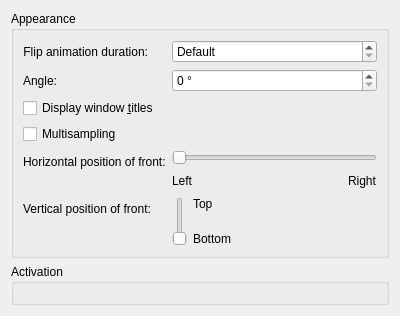
<?xml version="1.0" encoding="UTF-8"?>
<ui version="4.0">
 <class>KWin::FlipSwitchEffectConfigForm</class>
 <widget class="QWidget" name="KWin::FlipSwitchEffectConfigForm">
  <property name="geometry">
   <rect>
    <x>0</x>
    <y>0</y>
    <width>400</width>
    <height>316</height>
   </rect>
  </property>
  <layout class="QVBoxLayout">
   <item>
    <widget class="QGroupBox" name="groupBox">
     <property name="title">
      <string>Appearance</string>
     </property>
     <layout class="QFormLayout" name="formLayout">
      <item row="0" column="0">
       <widget class="QLabel" name="label_3">
        <property name="text">
         <string>Flip animation duration:</string>
        </property>
        <property name="alignment">
         <set>Qt::AlignRight|Qt::AlignTrailing|Qt::AlignVCenter</set>
        </property>
        <property name="buddy">
         <cstring>kcfg_Duration</cstring>
        </property>
       </widget>
      </item>
      <item row="0" column="1">
       <widget class="QSpinBox" name="kcfg_Duration">
        <property name="sizePolicy">
         <sizepolicy hsizetype="Expanding" vsizetype="Fixed">
          <horstretch>0</horstretch>
          <verstretch>0</verstretch>
         </sizepolicy>
        </property>
        <property name="specialValueText">
         <string comment="Duration of flip animation">Default</string>
        </property>
        <property name="maximum">
         <number>5000</number>
        </property>
        <property name="singleStep">
         <number>10</number>
        </property>
       </widget>
      </item>
      <item row="1" column="0">
       <widget class="QLabel" name="label">
        <property name="text">
         <string>Angle:</string>
        </property>
        <property name="buddy">
         <cstring>kcfg_Angle</cstring>
        </property>
       </widget>
      </item>
      <item row="1" column="1">
       <widget class="QSpinBox" name="kcfg_Angle">
        <property name="sizePolicy">
         <sizepolicy hsizetype="Expanding" vsizetype="Fixed">
          <horstretch>0</horstretch>
          <verstretch>0</verstretch>
         </sizepolicy>
        </property>
        <property name="suffix">
         <string> °</string>
        </property>
        <property name="maximum">
         <number>360</number>
        </property>
       </widget>
      </item>
      <item row="2" column="0" colspan="2">
       <widget class="QCheckBox" name="kcfg_WindowTitle">
        <property name="text">
         <string>Display window &amp;titles</string>
        </property>
        <property name="shortcut">
         <string/>
        </property>
       </widget>
      </item>
      <item row="3" column="0" colspan="2">
       <widget class="QCheckBox" name="kcfg_Multisampling">
        <property name="text">
         <string>Multisampling</string>
        </property>
       </widget>
      </item>
      <item row="4" column="0">
       <widget class="QLabel" name="label_2">
        <property name="text">
         <string>Horizontal position of front:</string>
        </property>
        <property name="buddy">
         <cstring>kcfg_XPosition</cstring>
        </property>
       </widget>
      </item>
      <item row="4" column="1">
       <layout class="QVBoxLayout" name="verticalLayout_2">
        <item>
         <widget class="QSlider" name="kcfg_XPosition">
          <property name="maximum">
           <number>100</number>
          </property>
          <property name="orientation">
           <enum>Qt::Horizontal</enum>
          </property>
         </widget>
        </item>
        <item>
         <layout class="QHBoxLayout" name="horizontalLayout">
          <item>
           <widget class="QLabel" name="label_4">
            <property name="text">
             <string>Left</string>
            </property>
           </widget>
          </item>
          <item>
           <spacer name="horizontalSpacer">
            <property name="orientation">
             <enum>Qt::Horizontal</enum>
            </property>
            <property name="sizeHint" stdset="0">
             <size>
              <width>40</width>
              <height>20</height>
             </size>
            </property>
           </spacer>
          </item>
          <item>
           <widget class="QLabel" name="label_5">
            <property name="text">
             <string>Right</string>
            </property>
           </widget>
          </item>
         </layout>
        </item>
       </layout>
      </item>
      <item row="7" column="0">
       <widget class="QLabel" name="label_6">
        <property name="text">
         <string>Vertical position of front:</string>
        </property>
        <property name="buddy">
         <cstring>kcfg_YPosition</cstring>
        </property>
       </widget>
      </item>
      <item row="7" column="1">
       <layout class="QHBoxLayout" name="horizontalLayout_2">
        <item>
         <widget class="QSlider" name="kcfg_YPosition">
          <property name="maximum">
           <number>100</number>
          </property>
          <property name="orientation">
           <enum>Qt::Vertical</enum>
          </property>
         </widget>
        </item>
        <item>
         <layout class="QVBoxLayout" name="verticalLayout_3">
          <item>
           <widget class="QLabel" name="label_7">
            <property name="text">
             <string>Top</string>
            </property>
           </widget>
          </item>
          <item>
           <spacer name="verticalSpacer">
            <property name="orientation">
             <enum>Qt::Vertical</enum>
            </property>
            <property name="sizeHint" stdset="0">
             <size>
              <width>20</width>
              <height>40</height>
             </size>
            </property>
           </spacer>
          </item>
          <item>
           <widget class="QLabel" name="label_8">
            <property name="text">
             <string>Bottom</string>
            </property>
           </widget>
          </item>
         </layout>
        </item>
       </layout>
      </item>
     </layout>
    </widget>
   </item>
   <item>
    <widget class="QGroupBox" name="groupBox_2">
     <property name="title">
      <string>Activation</string>
     </property>
     <layout class="QGridLayout" name="gridLayout_2">
      <item row="0" column="0" colspan="2">
       <widget class="KShortcutsEditor" name="shortcutEditor" native="true">
        <property name="sizePolicy">
         <sizepolicy hsizetype="Preferred" vsizetype="Preferred">
          <horstretch>0</horstretch>
          <verstretch>0</verstretch>
         </sizepolicy>
        </property>
        <property name="actionTypes">
            <enum>KShortcutsEditor::GlobalAction</enum>
        </property>
       </widget>
      </item>
     </layout>
    </widget>
   </item>
  </layout>
 </widget>
 <customwidgets>
  <customwidget>
   <class>KShortcutsEditor</class>
   <extends>QWidget</extends>
   <header location="global">KShortcutsEditor</header>
   <container>1</container>
  </customwidget>
 </customwidgets>
 <tabstops>
  <tabstop>kcfg_Duration</tabstop>
 </tabstops>
 <resources/>
 <connections/>
</ui>
